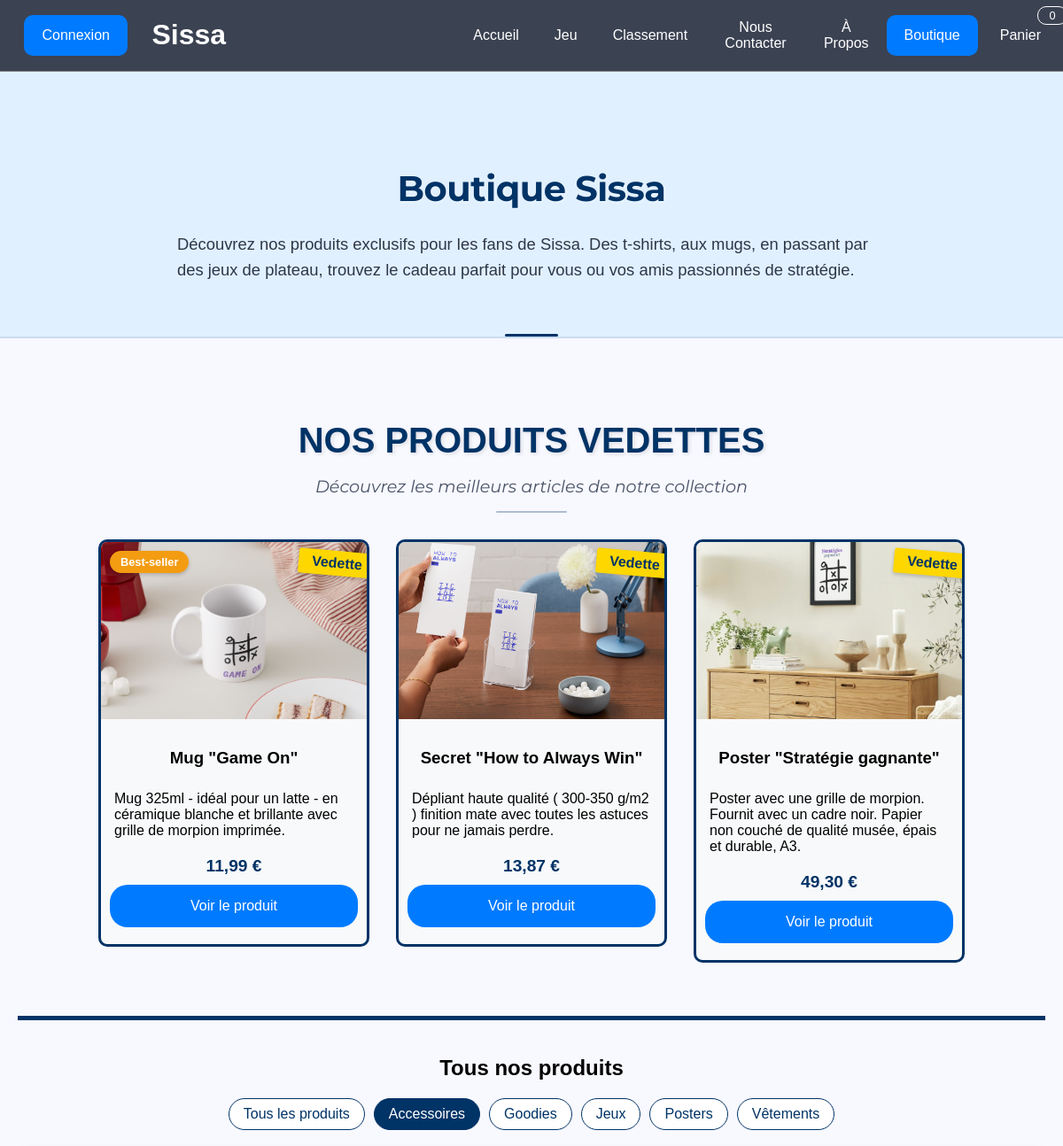
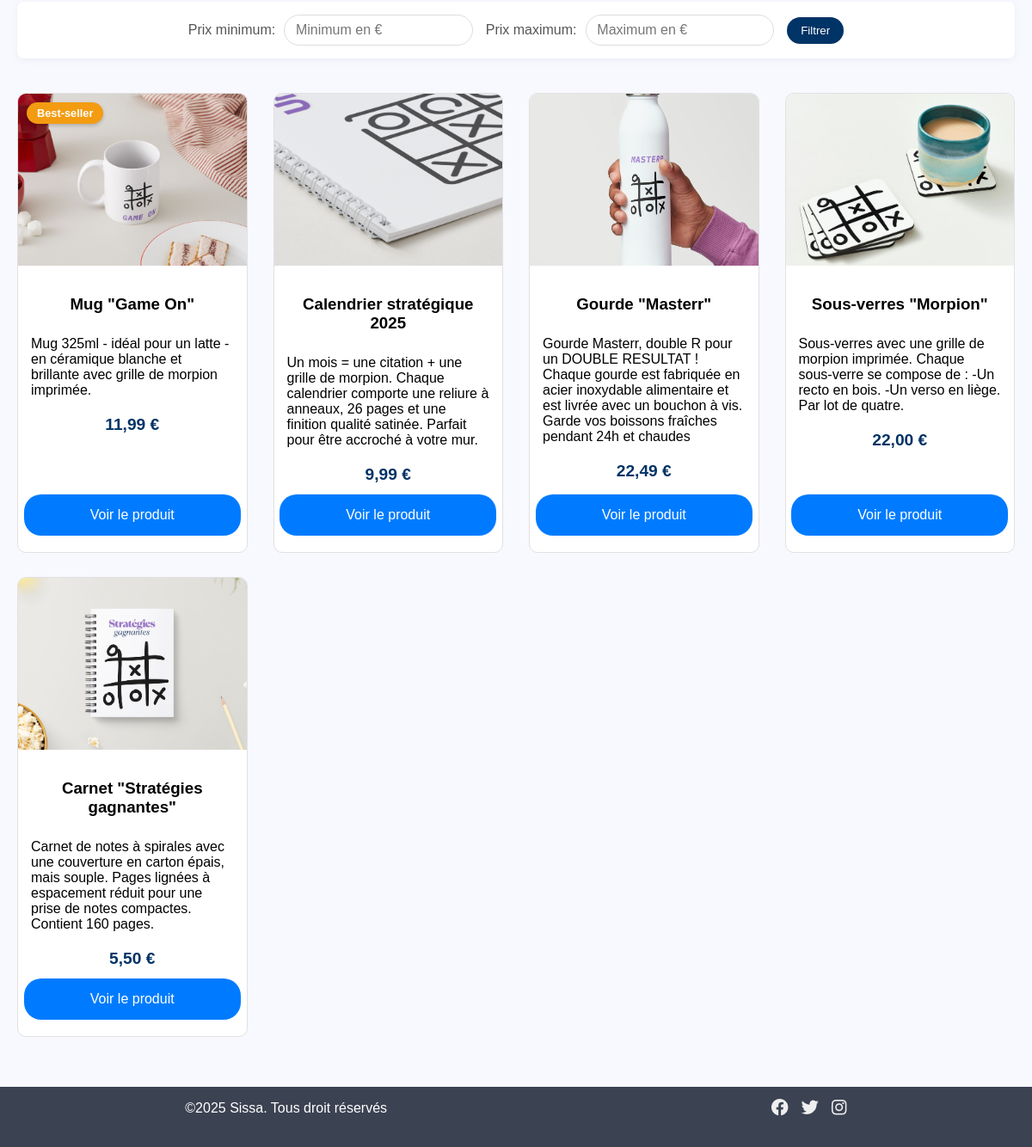
Page /Projet/pages/shop.php?categorie=accessoires on the committed database (2 pictures, top to bottom).
### tables this page shows
CREATE TABLE Article(
   idArticle INT AUTO_INCREMENT,
   prix DECIMAL(8,2),
   nom VARCHAR(50) NOT NULL,
   stock INT NOT NULL,
   description VARCHAR(200) NOT NULL,
   lien_image VARCHAR(50),
   PRIMARY KEY(idArticle)
);

### Projet/pages/shop.php (the view, shortened to what this page needs)
<!DOCTYPE html>
<html lang="fr">
<head>
    <?php
        include("../common/styles.php");
    ?>
    <link rel="stylesheet" href="shop.css">
</head>
<body>
    <?php
    include("../common/nav.php");
    $pdo = connect();
    ?>
    <?php
    $articles_par_page = 5;
    $page_courante = isset($_GET['page']) ? max(1, intval($_GET['page'])) : 1;
    $debut = ($page_courante - 1) * $articles_par_page;
    $where = [];
    $params = [];
    if (!empty($_GET['categorie'])) {
        $where[] = "categorie = ?";
        $params[] = $_GET['categorie'];
    }
    $where_clause = "stock > 0";
    if ($where) {
        $where_clause .= " and " . implode(" and ", $where);
    }
    $params[] = $debut;
    $params[] = $articles_par_page;
    $sql = "SELECT a.*,
    (SELECT MAX(p.proportion_promotion) FROM Promotion p
    JOIN a_la_promotion ap ON p.idPromotion = ap.idPromotion
    WHERE ap.idArticle = a.idArticle
    AND p.debut_promotion <= NOW()
    AND p.fin_promotion >= NOW()) as promotion_active,
    (SELECT p.nom_promotion FROM Promotion p
    JOIN a_la_promotion ap ON p.idPromotion = ap.idPromotion
    WHERE ap.idArticle = a.idArticle
    AND p.debut_promotion <= NOW()
    AND p.fin_promotion >= NOW()
    ORDER BY p.proportion_promotion DESC LIMIT 1) as nom_promotion
    FROM Article a WHERE " . $where_clause . " LIMIT ?, ?";
    $stmt = $pdo->prepare($sql);
    foreach ($params as $key => $value) {
    $param_type = PDO::PARAM_STR;
    if ($key >= count($params) - 2) {
    $param_type = PDO::PARAM_INT;
    }
    $stmt->bindValue($key + 1, $value, $param_type);
    }
    $stmt->execute();
    $articles = $stmt->fetchAll();
    function getBestSellers($pdo, $days = 30, $limit = 5) {
        $sql = "select a.idArticle, a.nom, SUM(ac.quantité_achat) as total_ventes
                from Article a
                join achete ac on a.idArticle = ac.idArticle
                where ac.date_achat >= DATE_SUB(NOW(), INTERVAL ? DAY)
                group by a.idArticle, a.nom
                order by total_ventes DESC
                limit ?";
        $stmt = $pdo->prepare($sql);
        $stmt->bindValue(1, $days, PDO::PARAM_INT);
        $stmt->bindValue(2, $limit, PDO::PARAM_INT);
        $stmt->execute();
        return array_column($stmt->fetchAll(PDO::FETCH_ASSOC), 'idArticle');
    }
    $bestSellers = getBestSellers($pdo, 30, 3);
?>
    <div class="banniere-principale">
        <h1>Boutique Sissa</h1>
        <p>Découvrez nos produits exclusifs pour les fans de Sissa. Des t-shirts, aux mugs, en passant par des jeux de plateau, trouvez le cadeau parfait pour vous ou vos amis passionnés de stratégie.</p>
    </div>
    <div class="content">
        <section class="produits-vedettes">
            <h2>Nos Produits Vedettes</h2>
            <p class="sous-titre-vedette">Découvrez les meilleurs articles de notre collection</p>
            <?php
            $stmt = $pdo->prepare("SELECT a.*,
            (SELECT MAX(p.proportion_promotion) FROM Promotion p
             JOIN a_la_promotion ap ON p.idPromotion = ap.idPromotion
             WHERE ap.idArticle = a.idArticle
             AND p.debut_promotion <= NOW()
             AND p.fin_promotion >= NOW()) as promotion_active,
            (SELECT p.nom_promotion FROM Promotion p
             JOIN a_la_promotion ap ON p.idPromotion = ap.idPromotion
             WHERE ap.idArticle = a.idArticle
             AND p.debut_promotion <= NOW()
             AND p.fin_promotion >= NOW()
             ORDER BY p.proportion_promotion DESC LIMIT 1) as nom_promotion
            FROM article a WHERE stock > 0 order by stock asc limit 3");
            $stmt->execute();
            $produits_vedettes = $stmt->fetchAll(PDO::FETCH_ASSOC);
            ?>
            <div class="wrapper-vedettes">
            <?php foreach ($produits_vedettes as $produit): ?>
            <div class="carte-produit carte-vedette">
                <div class="badge-vedette">Vedette</div>
                <?php if (in_array($produit['idArticle'], $bestSellers)): ?>
                    <div class="badge-bestseller">Best-seller</div>
                <?php endif; ?>
                <img src="<?= htmlspecialchars($produit['lien_image']) ?>"
                    alt="<?= htmlspecialchars($produit['nom']) ?>"
                    class="image-produit">
                <div class="info-produit">
                    <h3><?= htmlspecialchars($produit['nom']) ?></h3>
                    <p><?= htmlspecialchars($produit['description']) ?></p>
                    <div class="prix-produit">
                        <?php if (!empty($produit['promotion_active'])): ?>
                            <span class="prix-original"><?= number_format($produit['prix'], 2, ',', ' ') ?> €</span>
                            <span class="prix-promotion">
                                <?= number_format($produit['prix'] * (1 - $produit['promotion_active']), 2, ',', ' ') ?> €
                            </span>
                        <?php else: ?>
                            <?= number_format($produit['prix'], 2, ',', ' ') ?> €
                        <?php endif; ?>
                    </div>
                    <a href="produit.php?id=<?= $produit['idArticle'] ?>" class="color-button">Voir le produit</a>
                </div>
            </div>
            <?php endforeach; ?>
            </div>
        </section>
        <section class="tous-produits">
            <h2>Tous nos produits</h2>
            <?php
            $stmt = $pdo->query("select distinct categorie from Article order by categorie");
            $categories = $stmt->fetchAll(PDO::FETCH_COLUMN);
            ?>
            <div class="filtres-categories">
                <a href="?" class="bouton-categorie <?= empty($_GET['categorie']) ? 'actif' : '' ?>">
                    Tous les produits
                </a>
                <?php foreach ($categories as $cat): ?>
                    <a href="?categorie=<?= urlencode($cat) ?>"
                       class="bouton-categorie <?= (isset($_GET['categorie']) && $_GET['categorie'] === $cat) ? 'actif' : '' ?>">
                        <?= ucfirst(htmlspecialchars($cat)) ?>
                    </a>
                <?php endforeach; ?>
            </div>
            <form method="GET" class="filtre-prix">
                <div class="groupe-prix">
                    <label for="min_price">Prix minimum:</label>
                    <input type="number" name="min_price" id="min_price" min="0" value="<?= isset($_GET['min_price']) ? htmlspecialchars($_GET['min_price']) : '' ?>" placeholder="Minimum en €">
                </div>
                <div class="groupe-prix">
                    <label for="max_price">Prix maximum:</label>
                    <input type="number" name="max_price" id="max_price" min="0" value="<?= isset($_GET['max_price']) ? htmlspecialchars($_GET['max_price']) : '' ?>" placeholder="Maximum en €">
                </div>
                <button type="submit" class="bouton-appliquer">Filtrer</button>
            </form>
            <?php if (count($articles) > 0): ?>
                <div class="grille-produits">
                    <?php foreach ($articles as $produit): ?>
                    <div class="carte-produit">
                        <img src="<?= htmlspecialchars($produit['lien_image']) ?>"
                             alt="<?= htmlspecialchars($produit['nom']) ?>"
                             class="image-produit">
                        <div class="info-produit">
                        <?php if (in_array($produit['idArticle'], $bestSellers)): ?>
                            <div class="badge-bestseller">Best-seller</div>
                        <?php endif; ?>
                            <h3><?= htmlspecialchars($produit['nom']) ?></h3>
                            <p><?= htmlspecialchars($produit['description']) ?></p>
                            <div class="prix-produit">
                                <?php if (!empty($produit['promotion_active'])): ?>
                                    <span class="prix-original"><?= number_format($produit['prix'], 2, ',', ' ') ?> €</span>
                                    <span class="prix-promotion">
                                        <?= number_format($produit['prix'] * (1 - $produit['promotion_active']), 2, ',', ' ') ?> €
                                    </span>
                                <?php else: ?>
                                    <?= number_format($produit['prix'], 2, ',', ' ') ?> €
                                <?php endif; ?>
                            </div>
                            <a href="produit.php?id=<?= $produit['idArticle'] ?>" class="color-button">Voir le produit</a>
                        </div>
                    </div>
                    <?php endforeach; ?>
                </div>
            <?php else: ?>
                <p class="text-center">Aucun produit ne correspond à vos critères de recherche.</p>
            <?php endif; ?>
        </section>
    </div>
    <?php include("../common/footer.php"); ?>
</body>
</html>

### Projet/pages/palette.css (style rules this page uses)
:root { --sissa_dark_blue: #3b4252; --sissa_light_blue: #007BFF; --sissa_night_sky: #003366; --sissa_error_red: #d9534f; }

### Projet/pages/style.css (style rules this page uses)
html { height: 100%; margin: 0; padding: 0; background-color: ghostwhite; }
body { font-family: Helvetica, sans-serif; height: 100%; margin: 0; padding: 0; display: table; width: 100%; }
a { float: left; display: block; color: white; text-align: center; text-decoration: none; }
p { text-align: left; }
.content { padding: 20px; text-align: center; }
.color-button { background-color: var(--sissa_light_blue); color: white; border: none; padding: 15px 32px; text-align: center; text-decoration: none; display: inline-block; font-size: 16px; margin: 4px 2px; cursor: pointer; border-radius: 20px; }
.content-carte p,h2 { text-align: center; color: black; }

### Projet/pages/shop.php (style rules this page uses)
.badge-bestseller { position: absolute; top: 10px; left: 10px; background-color: #f39c12; color: white; padding: 5px 12px; border-radius: 20px; font-size: 0.8em; font-weight: bold; z-index: 1; box-shadow: 0 2px 4px rgba(0, 0, 0, 0.2); }

### rows in the picture
article: shows "Best-seller", shows a picture, nom "Mug \"Game On\"", description "Mug 325ml - idéal pour un latte - en céramique blanche et brillante avec grille de morpion imprimée.", prix "11,99"
article: shows a picture, nom "Secret \"How to Always Win\"", description "Dépliant haute qualité ( 300-350 g/m2 ) finition mate avec toutes les astuces pour ne jamais perdre.", prix "13,87"
article: shows a picture, nom "Poster \"Stratégie gagnante\"", description "Poster avec une grille de morpion. Fournit avec un cadre noir. Papier non couché de qualité musée, épais et durable, A3.", prix "49,30"
article: shows a picture, nom "Calendrier stratégique 2025", description "Un mois = une citation + une grille de morpion. Chaque calendrier comporte une reliure à anneaux, 26 pages et une finition qualité satinée. Parfait pour être accroché à votre mur.", prix "9,99"
article: shows a picture, nom "Gourde \"Masterr\"", description "Gourde Masterr, double R pour un DOUBLE RESULTAT ! Chaque gourde est fabriquée en acier inoxydable alimentaire et est livrée avec un bouchon à vis. Garde vos boissons fraîches pendant 24h et chaudes", prix "22,49"
article: shows a picture, nom "Sous-verres \"Morpion\"", description "Sous-verres avec une grille de morpion imprimée. Chaque sous-verre se compose de : -Un recto en bois. -Un verso en liège. Par lot de quatre.", prix "22,00"
article: shows a picture, nom "Carnet \"Stratégies gagnantes\"", description "Carnet de notes à spirales avec une couverture en carton épais, mais souple. Pages lignées à espacement réduit pour une prise de notes compactes. Contient 160 pages.", prix "5,50"

### other values in the picture
$value "Accueil"
$value "Jeu"
$value "Classement"
$value "Nous Contacter"
$value "À Propos"
$value "Boutique"
$cat "Accessoires"
$cat "Goodies"
$cat "Jeux"
$cat "Posters"
$cat "Vêtements"
